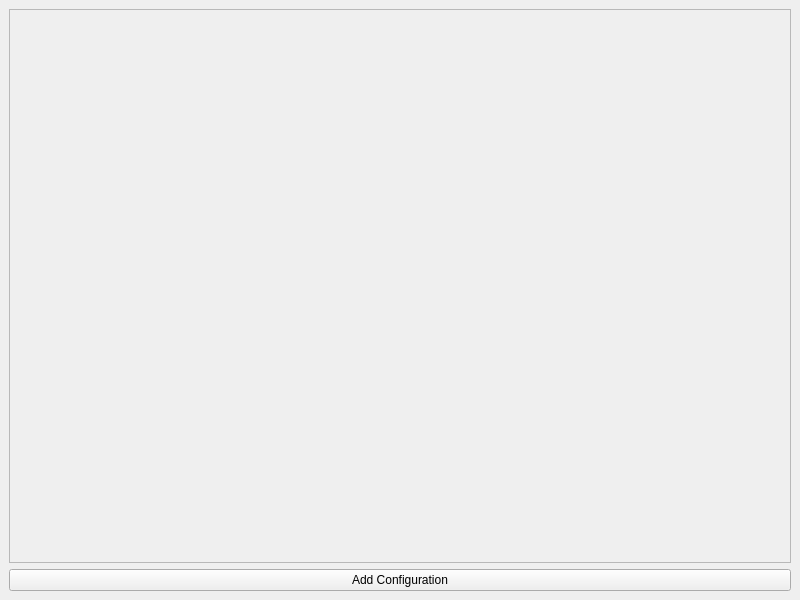
<?xml version="1.0" encoding="UTF-8"?>
<ui version="4.0">
 <class>ConfigWindow</class>
 <widget class="QMainWindow" name="ConfigWindow">
  <property name="geometry">
   <rect>
    <x>0</x>
    <y>0</y>
    <width>800</width>
    <height>600</height>
   </rect>
  </property>
  <property name="windowTitle">
   <string>RcloneDriveManager</string>
  </property>
  <widget class="QWidget" name="centralwidget">
   <layout class="QVBoxLayout" name="verticalLayout">
    <item>
     <widget class="QScrollArea" name="scrollArea">
      <property name="widgetResizable">
       <bool>true</bool>
      </property>
      <widget class="QWidget" name="sa_main">
       <property name="geometry">
        <rect>
         <x>0</x>
         <y>0</y>
         <width>776</width>
         <height>539</height>
        </rect>
       </property>
       <layout class="QVBoxLayout" name="verticalLayout_2">
        <item>
         <spacer name="verticalSpacer">
          <property name="orientation">
           <enum>Qt::Vertical</enum>
          </property>
          <property name="sizeHint" stdset="0">
           <size>
            <width>20</width>
            <height>40</height>
           </size>
          </property>
         </spacer>
        </item>
       </layout>
      </widget>
     </widget>
    </item>
    <item>
     <widget class="QPushButton" name="btn_add">
      <property name="text">
       <string>Add Configuration</string>
      </property>
     </widget>
    </item>
   </layout>
  </widget>
 </widget>
 <resources/>
 <connections/>
</ui>
